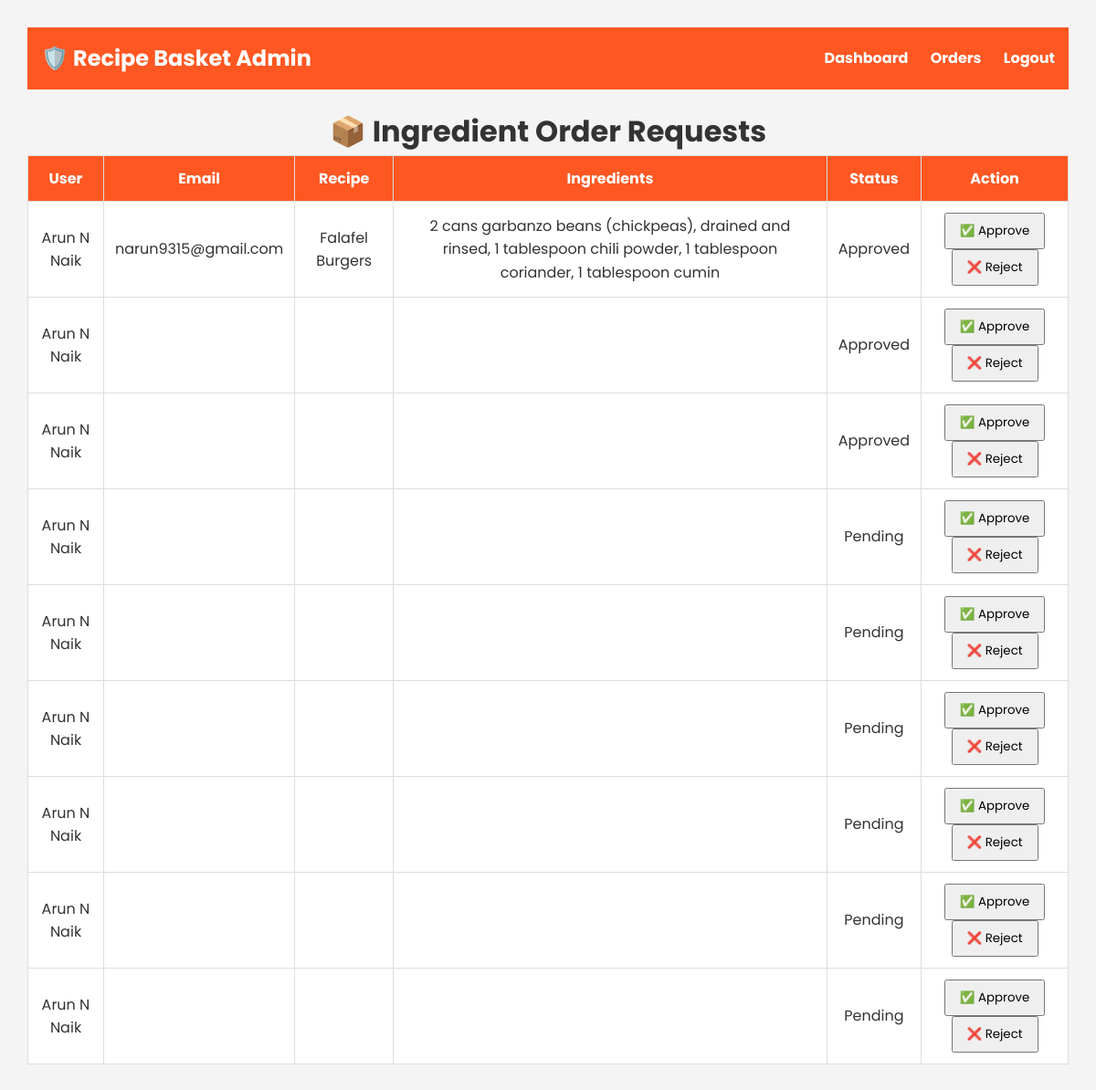
The app's page /admin_orders with its own data.
### tables this page shows
CREATE TABLE orders (

    id INTEGER PRIMARY KEY AUTOINCREMENT,

    username TEXT,

    email TEXT,

    recipe_name TEXT,

    ingredients TEXT,

    status TEXT DEFAULT 'Pending',

    created_at TIMESTAMP DEFAULT CURRENT_TIMESTAMP

);

### app.py (the view)
@app.route("/admin_orders")
def admin_orders():
    conn = get_db_connection()
    orders = conn.execute(
        "SELECT * FROM orders ORDER BY id DESC"
    ).fetchall()
    conn.close()
    return render_template(
        "admin_orders.html",
        orders=orders
    )

### app.py (called while the page is built)
def get_db_connection():
    conn = sqlite3.connect("recipe.db")
    conn.row_factory = sqlite3.Row
    return conn

### templates/admin_orders.html (shortened to what this page needs)
<!DOCTYPE html>
<html>
<head>
<link rel="stylesheet"
href="{{ url_for('static', filename='style.css') }}">
</head>
<body class="admin-body">
<nav class="admin-navbar">
<h2>🛡️ Recipe Basket Admin</h2>
<div>
<a href="/admin_dashboard">Dashboard</a>
<a href="/admin_orders">Orders</a>
<a href="/admin_logout">Logout</a>
</div>
</nav>
<div class="admin-container">
<h1>📦 Ingredient Order Requests</h1>
<table class="admin-table">
<tr>
<th>User</th>
<th>Email</th>
<th>Recipe</th>
<th>Ingredients</th>
<th>Status</th>
<th>Action</th>
</tr>
{% for order in orders %}
<tr>
<td>{{ order.username }}</td>
<td>{{ order.email }}</td>
<td>{{ order.recipe_name }}</td>
<td>{{ order.ingredients }}</td>
<td>{{ order.status }}</td>
<td>
<a href="/approve_order/{{ order.id }}">
<button>✅ Approve</button>
</a>
<a href="/reject_order/{{ order.id }}">
<button>❌ Reject</button>
</a>
</td>
</tr>
{% endfor %}
</table>
</div>
</body>
</html>

### static/style.css (style rules this page uses)
* { margin:0; padding:0; box-sizing:border-box; font-family:'Poppins',sans-serif; }
html { scroll-behavior:smooth; }
body { background:#fff8f3; color:#333; line-height:1.6; }
.admin-body { font-family:Arial,sans-serif; background:#f4f4f4; margin:30px; }
.admin-navbar { background:#ff5722; padding:15px; display:flex; justify-content:space-between; align-items:center; color:white; margin-bottom:20px; }
.admin-navbar a { color:white; text-decoration:none; margin-left:20px; font-weight:bold; }
.admin-table { width:100%; border-collapse:collapse; background:white; }
.admin-table th, .admin-table td { border:1px solid #ddd; padding:12px; text-align:center; }
.admin-table th { background:#ff5722; color:white; }
body { font-family:Arial; margin:30px; background:#f4f4f4; }
table { width:100%; border-collapse:collapse; background:white; }
th,td { border:1px solid #ddd; padding:12px; text-align:center; }
th { background:#ff5722; color:white; }
a { color:red; text-decoration:none; font-weight:bold; }
body { font-family:Arial; background:#f4f4f4; margin:30px; }
h1 { text-align:center; }
button { padding:8px 15px; cursor:pointer; }

### records on screen
orders: username "Arun N Naik", email "narun9315@gmail.com", recipe_name "Falafel Burgers", ingredients "2 cans garbanzo beans (chickpeas), drained and rinsed, 1 tablespoon chili powder, 1 tablespoon coriander, 1 tablespoon cumin", status "Approved"
orders: username "Arun N Naik", status "Approved"
orders: username "Arun N Naik", status "Approved"
orders: username "Arun N Naik", status "Pending"
orders: username "Arun N Naik", status "Pending"
orders: username "Arun N Naik", status "Pending"
orders: username "Arun N Naik", status "Pending"
orders: username "Arun N Naik", status "Pending"
orders: username "Arun N Naik", status "Pending"
